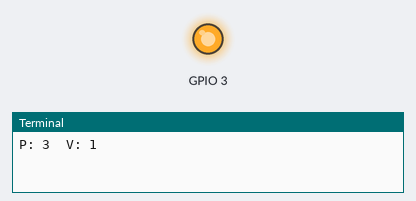
The program below on a simulated Raspberry Pi (BCM pin numbers), started with the argument 3. On the bench: output pins drawn as LEDs (lit = HIGH), the last lines printed to the terminal. At 3.0 s the program stops and its outputs stay as they are.

Above: at 0.1 s.
At 3.1 s:
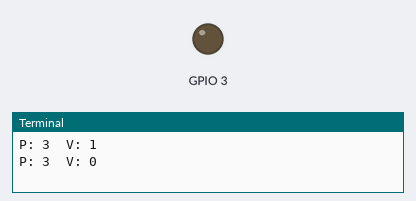
Timing chart, 0 to 4.5 s (numbered marks = the images above):
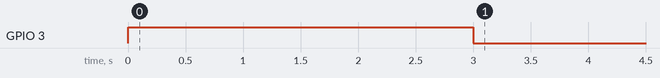

The program:

Led.py
```python
import sys
#IMPORTA A BIBLIOTECA PARA CONTROLAR GPIOS
import RPi.GPIO as gpio
#IMPORTA A BIBLIOTECA DE TEMPO
import time

#FUNCAO PARA DEFINIR O MODO DAS PORTAS
def pinMode(porta, modo):
    gpio.setup(porta, modo)

#FUNCAO PARA LIGAR OU DESLIGAR AS PORTAS
def digilarWrite(porta, nivel):
    print("P:",porta," V:", nivel)
    gpio.output(porta, nivel)


def main(porta):
    #DEFINE PADRAO DE NUMERACAO DAS PORTAS
    gpio.setmode(gpio.BCM)
    #DEFINE A PORTA COMO SAIDA
    pinMode(porta, modo=gpio.OUT)
    #ENVIA SINAL ON PARA A PORTA
    digilarWrite(porta, nivel=gpio.HIGH)
    #ESPERA 3 SEGUNDOS
    time.sleep(3)
    #ENVIA SINAL OFF PARA A PORTA
    digilarWrite(porta, nivel=gpio.LOW)
    #lIMPA AS PORTAS (PARA O PRÓXIMO PROGRAMA COMEÇAR DO ZERO)
    gpio.cleanup()

#INICIO DA APLICACAO
if __name__ == '__main__':
    #VERIFICA SE FOI PASSAO APENAS 1 ARGUMENTO.:(1 default + 1 informado = 2)
    if len(sys.argv) == 2:
        porta = -1
        try:
            #CONVERTE O ARGUMENTO EM UM INTEIRO
            porta = int(sys.argv[1])
        except Exception as e:
            print("Não foi possível idêntificar a porta informada! Erro:" + str(e))
            #SAI DO PROGRAMA
            exit()
        try:
            if (porta >= 0 and porta <= 27):
                #EXECUTA O MÉTODO MAIN PASSANDO A PORTA
                main(porta)
            else:
                print("Porta inválida!")
        except Exception as e:
          print("Erro ao utilizar a porta " + porta + " Erro: " + str(e))
    else:
        print("Este programa deve ser iniciando com 1 argumento indicando a porta utilizada!")

#EXEMPLO:
#python3 Led.py 26
```

Measured:
- by itself, GPIO 3: LOW → HIGH at 0.00 s, → LOW 3.0 s later
